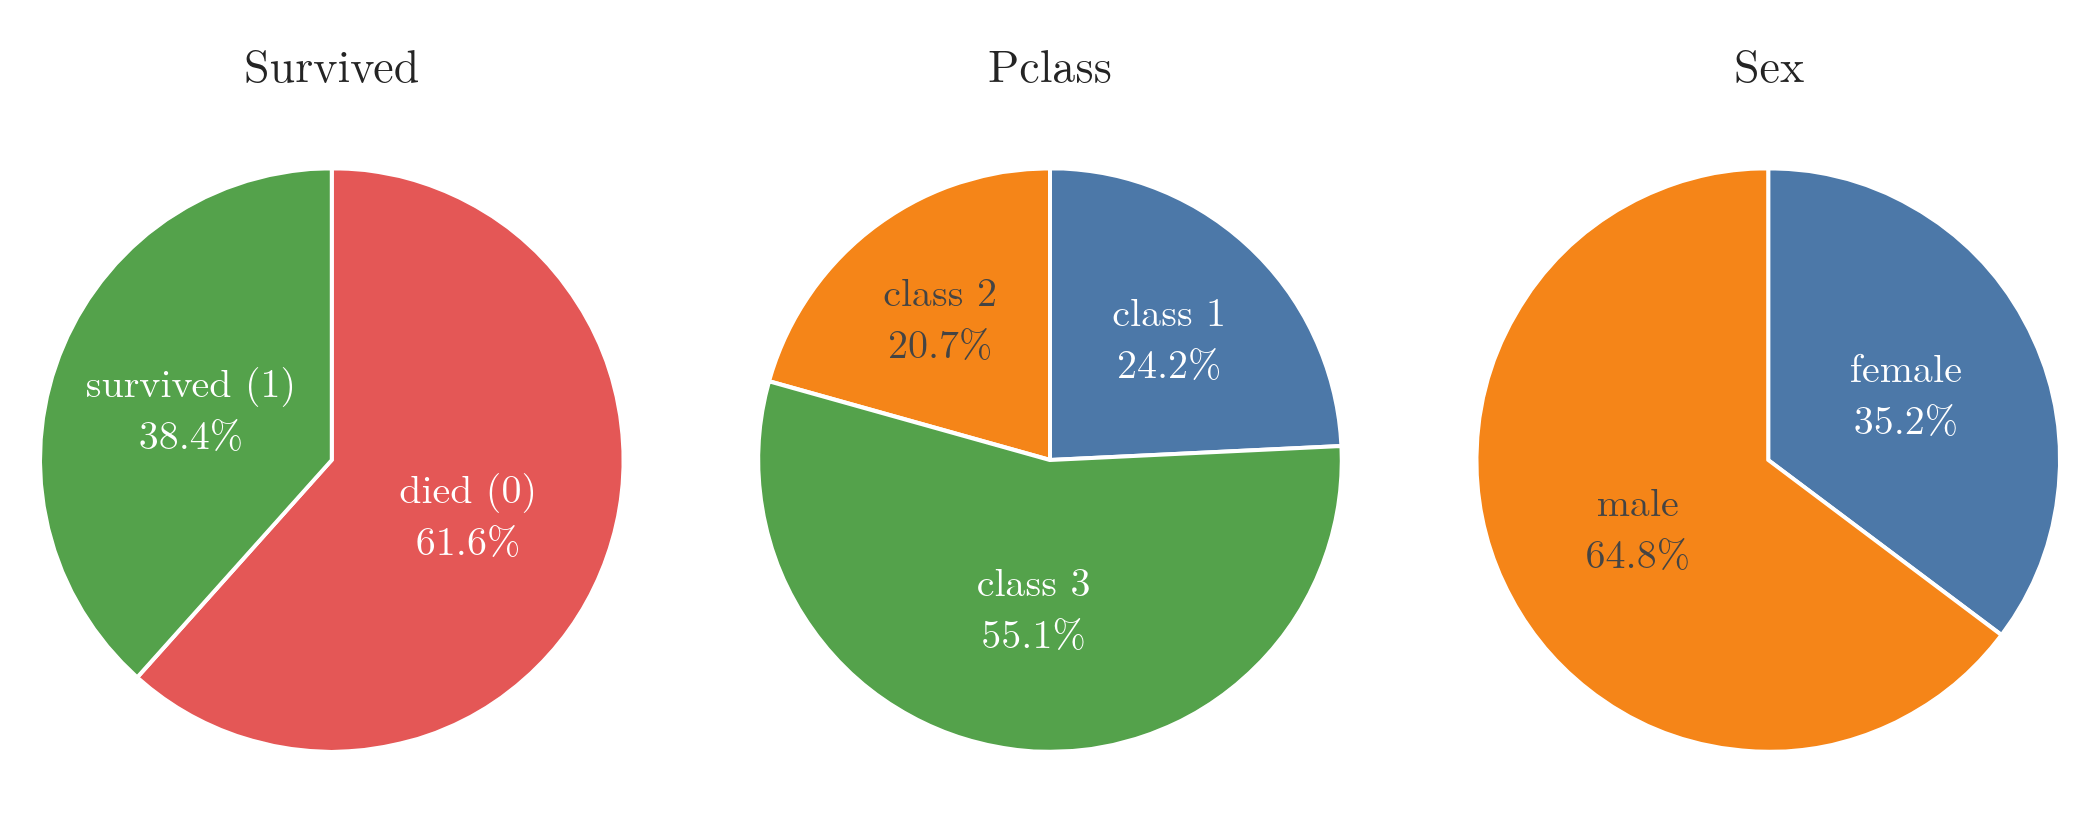

Reproduce this figure in Python.
"""Pie charts of three categorical Titanic columns: the share of each group in percent."""
from pathlib import Path
import pandas as pd
import plotly.graph_objects as go
from plotly.subplots import make_subplots

here = Path(__file__).parent
df = pd.read_csv(here.parent / "data" / "titanic_train.csv")
BLUE, ORANGE, GREEN, RED = "#4C78A8", "#F58518", "#54A24B", "#E45756"
pies = [("Survived", {0: "died (0)", 1: "survived (1)"}, [RED, GREEN]),
        ("Pclass", {1: "class 1", 2: "class 2", 3: "class 3"}, [BLUE, ORANGE, GREEN]),
        ("Sex", {"male": "male", "female": "female"}, [BLUE, ORANGE])]
fig = make_subplots(1, 3, specs=[[{"type": "domain"}] * 3], subplot_titles=[p[0] for p in pies])
for i, (col, names, colours) in enumerate(pies, start=1):
    vc = df[col].value_counts().sort_index()
    fig.add_trace(go.Pie(labels=[names[k] for k in vc.index], values=vc.values, sort=False,
                         marker=dict(colors=colours, line=dict(color="white", width=2)),
                         textinfo="label+percent", texttemplate="%{label}<br>%{percent:.1%}",
                         textfont_size=20, insidetextorientation="horizontal"), 1, i)
fig.update_layout(template="simple_white", width=1050, height=420, showlegend=False,
                  font=dict(family="Latin Modern Roman", size=21), margin=dict(l=20, r=20, t=60, b=20))
fig.update_annotations(font_size=23, yshift=10)
fig.write_image(here / "pies.png", scale=2)
fig.write_image(here / "pies.pdf")
